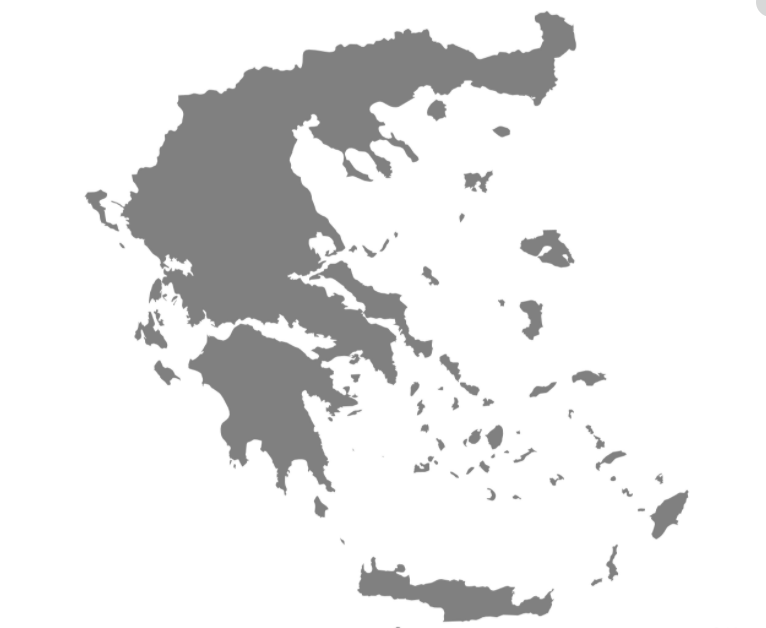
%> input picture Images/greece.PNG, 766 x 628 px
$ octave dilatacion_y_erosion.m   (GNU Octave 9; MATLAB toolbox functions it lacks are replaced by stand-ins)
%> lines starting %> are read from the running program, lines starting %| are printed output that depends on the picture; in (x1, y1, x2, y2) boxes, pixels count from 0 and x2, y2 are one past the last pixel; in counts of white or black regions, pixels touching at a corner belong together; the program's own positions count from 1
I = imread('Images/greece.png');
%> I is the input picture: size 628x766x3 uint8; mean R, G, B 232, 232, 232
IGray = rgb2gray(I);
imgBW = imbinarize(IGray);
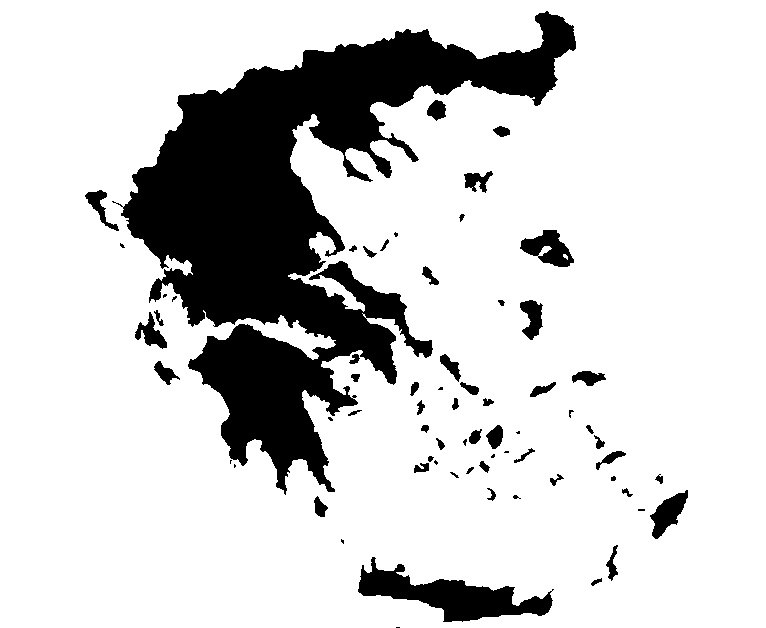
%> imgBW: size 628x766 logical; 81.9% white; 68 black regions (18 under 20 px), largest, box (x1, y1, x2, y2) and area: (112, 11, 576, 495) 74103, (358, 557, 554, 622) 4988, (520, 230, 574, 267) 1096
img = imcomplement(imgBW);
SE = strel('square',9);
J = imerode(img,SE);
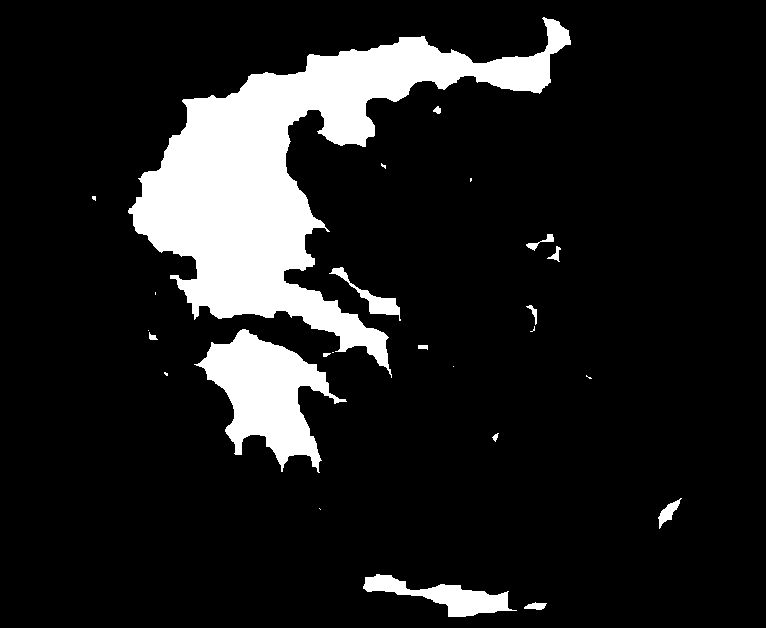
%> J: size 628x766 logical; 12.5% white; 25 white regions (11 under 20 px), largest, box (x1, y1, x2, y2) and area: (128, 17, 571, 378) 46074, (194, 329, 347, 473) 9827, (363, 574, 517, 617) 2560
J2 = imdilate(img,SE);
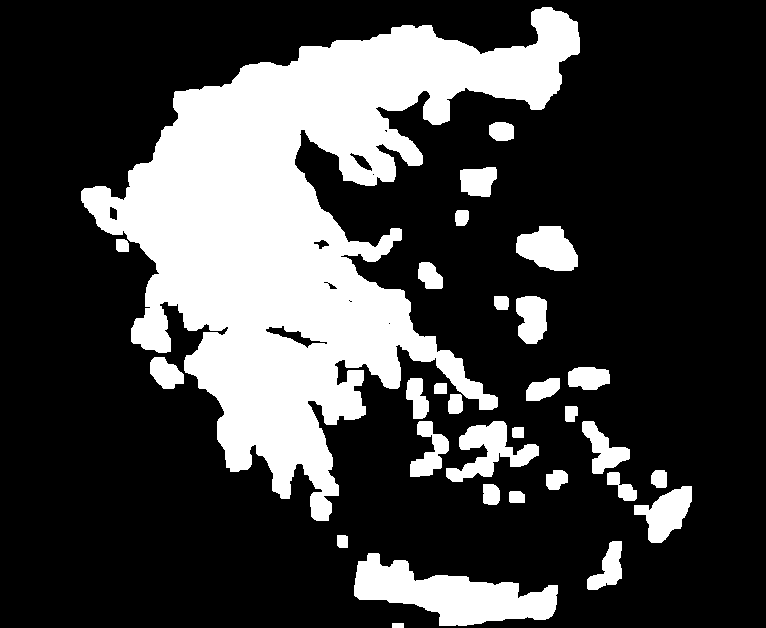
%> J2: size 628x766 logical; 25.9% white; 30 white regions, largest, box (x1, y1, x2, y2) and area: (81, 7, 580, 521) 98667, (354, 553, 558, 626) 7616, (446, 421, 539, 482) 2475

subplot(1,2,1), imshow(J), title('Erosión');
subplot(1,2,2), imshow(J2), title('Dilatación');
